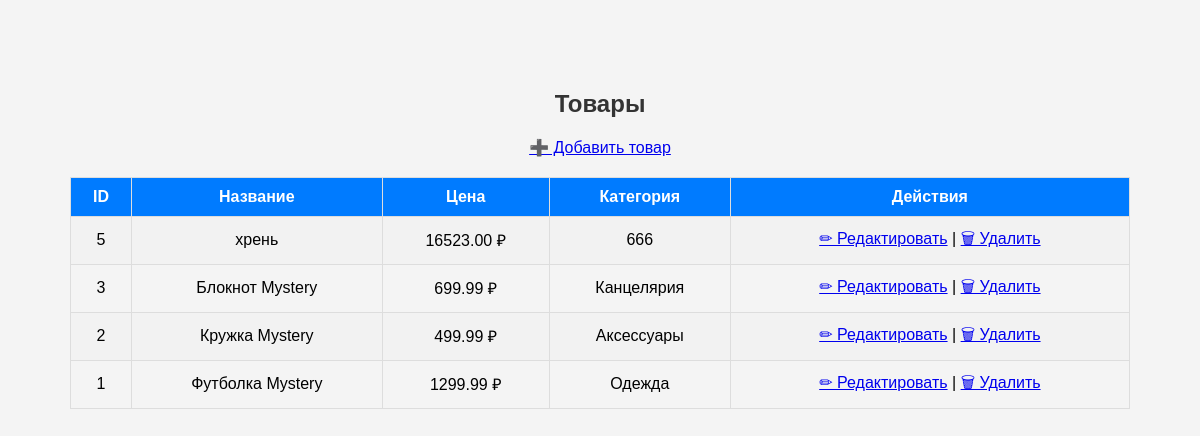
Screenshot of /admin/products.php (signed in) with the database file from the repository.
### tables this page shows
CREATE TABLE `products` (
  `id` int(11) NOT NULL AUTO_INCREMENT,
  `name` varchar(255) NOT NULL,
  `description` text DEFAULT NULL,
  `price` decimal(10,2) NOT NULL,
  `image` varchar(255) DEFAULT NULL,
  `category` varchar(100) DEFAULT NULL,
  `stock` int(11) DEFAULT 0,
  `created_at` timestamp NOT NULL DEFAULT current_timestamp(),
  `category_id` int(11) NOT NULL,
  PRIMARY KEY (`id`)
);

### admin/products.php (the view, shortened to what this page needs)
<?php
require_once '../database/db.php';
$stmt = $conn->query("SELECT * FROM products ORDER BY id DESC");
$products = $stmt->fetchAll(PDO::FETCH_ASSOC);
?>
<!DOCTYPE html>
<html lang="ru">
<head>
    <link rel="stylesheet" href="styles.css">
</head>
<body>
<h2>Товары</h2>
<a href="add_product.php">➕ Добавить товар</a>
<table border="1">
    <tr>
        <th>ID</th>
        <th>Название</th>
        <th>Цена</th>
        <th>Категория</th>
        <th>Действия</th>
    </tr>
    <?php foreach ($products as $product): ?>
    <tr>
        <td><?= $product['id']; ?></td>
        <td><?= htmlspecialchars($product['name']); ?></td>
        <td><?= number_format($product['price'], 2, '.', ''); ?> ₽</td>
        <td><?= htmlspecialchars($product['category']); ?></td>
        <td>
            <a href="edit_product.php?id=<?= $product['id']; ?>">✏ Редактировать</a> |
            <a href="delete_product.php?id=<?= $product['id']; ?>" onclick="return confirm('Удалить товар?');">🗑 Удалить</a>
        </td>
    </tr>
    <?php endforeach; ?>
</table>
</body>
</html>

### admin/styles.css (style rules this page uses)
body { font-family: Arial, sans-serif; margin: 20px; }
h2 { color: #333; }
body { font-family: Arial, sans-serif; background-color: #f4f4f4; text-align: center; padding: 50px; }
table { width: 100%; border-collapse: collapse; margin-top: 20px; }
th, td { border: 1px solid #ddd; padding: 10px; text-align: center; }
th { background-color: #007bff; color: white; }
tr:nth-child(even) { background-color: #f2f2f2; }

### rows the page displays
products: id "5", name "хрень", price "16523.00", category "666"
products: id "3", name "Блокнот Mystery", price "699.99", category "Канцелярия"
products: id "2", name "Кружка Mystery", price "499.99", category "Аксессуары"
products: id "1", name "Футболка Mystery", price "1299.99", category "Одежда"
